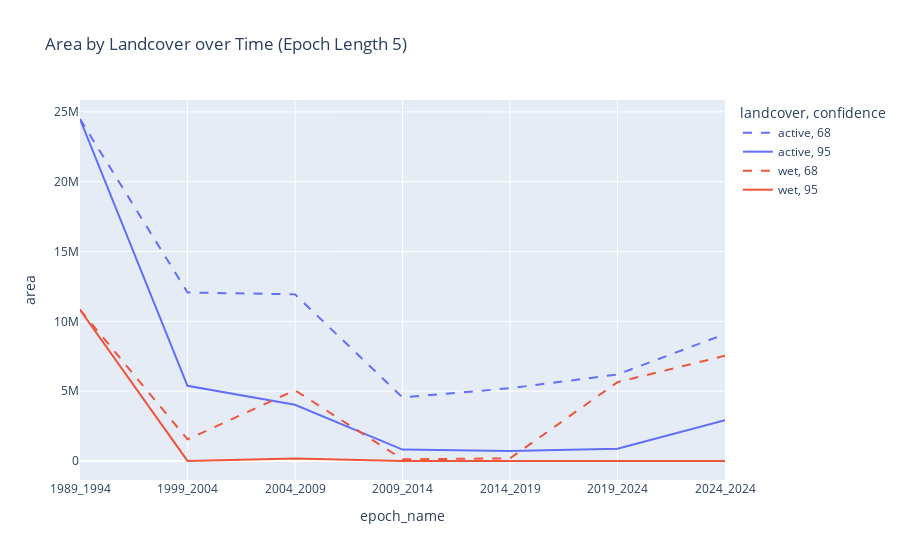
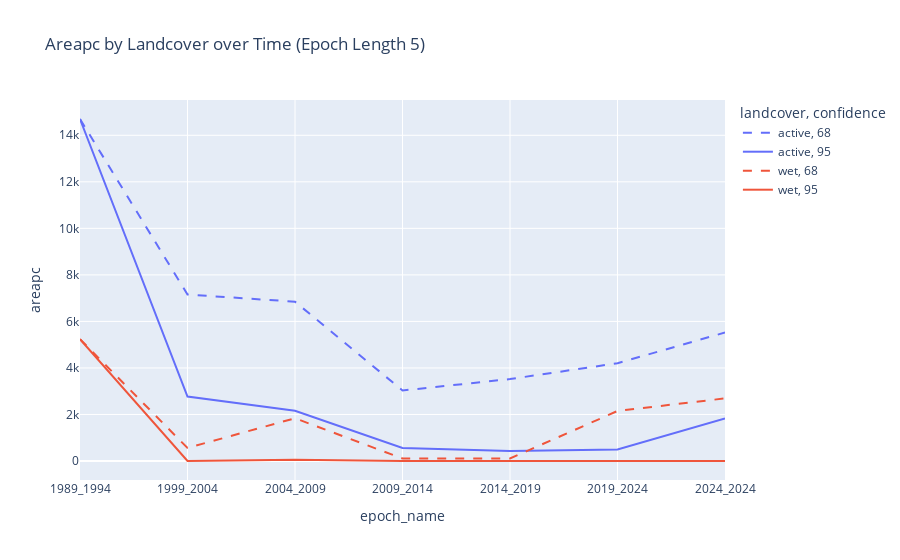
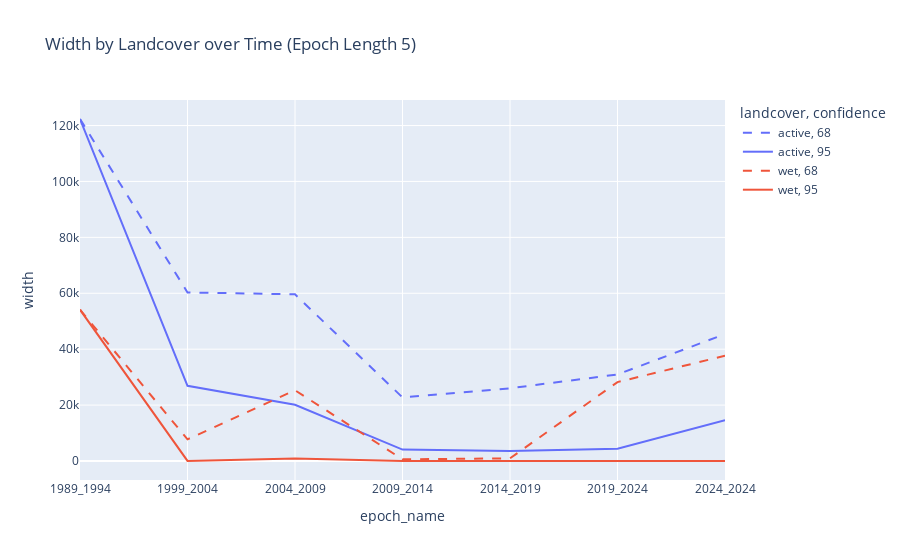
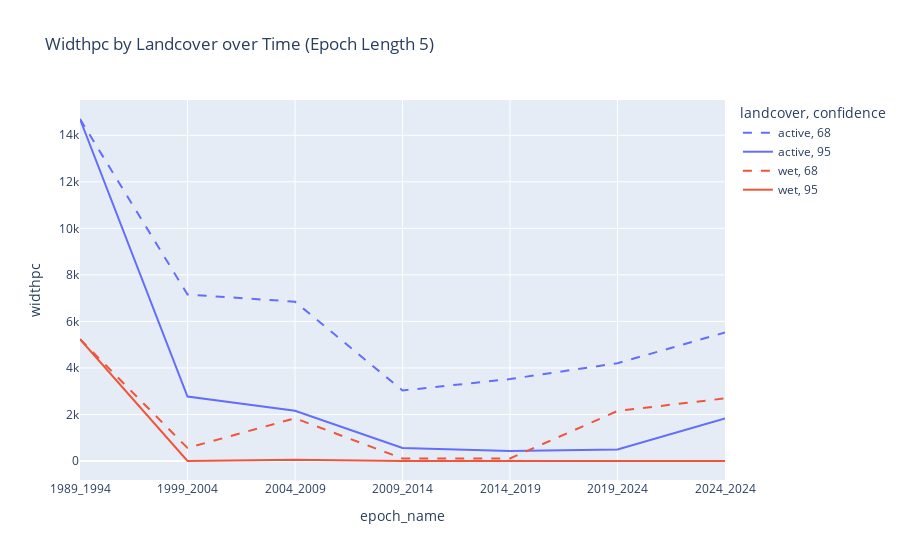

These figures' notebook cell, in order:
### Code cell
# Loop through metrics and create plots
metrics = ['area', 'areapc', 'width', 'widthpc']
for metric in metrics:
    if metric in df.columns:
        # Group by landcover, epoch_name, confidence
        metric_summary = filtered_df.groupby(['landcover', 'epoch_name', 'confidence'], observed=False)[metric].sum().reset_index()
        metric_summary = metric_summary.sort_values('epoch_name')
        
        # Create line chart
        fig = px.line(metric_summary, x='epoch_name', y=metric, color='landcover', line_dash='confidence',
                      title=f'{metric.capitalize()} by Landcover over Time (Epoch Length 5)',
                      line_dash_map={'95': 'solid', '68': 'dash'})
        fig.show()

### Figure 1 — Plotly figure (JSON) as saved in the notebook; plotly's stock layout.template omitted (floating-point values rounded to 4 significant figures)
{"data": [{"hovertemplate": "landcover=active<br>confidence=68<br>epoch_name=%{x}<br>area=%{y}<extra></extra>", "legendgroup": "active, 68", "line": {"color": "#636efa", "dash": "dash"}, "marker": {"symbol": "circle"}, "mode": "lines", "name": "active, 68", "orientation": "v", "showlegend": true, "type": "scatter", "x": ["1989_1994", "1999_2004", "2004_2009", "2009_2014", "2014_2019", "2019_2024", "2024_2024"], "xaxis": "x", "y": [24490000.0, 12070000.0, 11930000.0, 4554000.0, 5210000.0, 6194000.0, 9090000.0], "yaxis": "y"}, {"hovertemplate": "landcover=active<br>confidence=95<br>epoch_name=%{x}<br>area=%{y}<extra></extra>", "legendgroup": "active, 95", "line": {"color": "#636efa", "dash": "solid"}, "marker": {"symbol": "circle"}, "mode": "lines", "name": "active, 95", "orientation": "v", "showlegend": true, "type": "scatter", "x": ["1989_1994", "1999_2004", "2004_2009", "2009_2014", "2014_2019", "2019_2024", "2024_2024"], "xaxis": "x", "y": [24490000.0, 5381000.0, 4030000.0, 817100.0, 710800.0, 873700.0, 2923000.0], "yaxis": "y"}, {"hovertemplate": "landcover=wet<br>confidence=68<br>epoch_name=%{x}<br>area=%{y}<extra></extra>", "legendgroup": "wet, 68", "line": {"color": "#EF553B", "dash": "dash"}, "marker": {"symbol": "circle"}, "mode": "lines", "name": "wet, 68", "orientation": "v", "showlegend": true, "type": "scatter", "x": ["1989_1994", "1999_2004", "2004_2009", "2009_2014", "2014_2019", "2019_2024", "2024_2024"], "xaxis": "x", "y": [10830000.0, 1549000.0, 5064000.0, 121800.0, 189100.0, 5646000.0, 7533000.0], "yaxis": "y"}, {"hovertemplate": "landcover=wet<br>confidence=95<br>epoch_name=%{x}<br>area=%{y}<extra></extra>", "legendgroup": "wet, 95", "line": {"color": "#EF553B", "dash": "solid"}, "marker": {"symbol": "circle"}, "mode": "lines", "name": "wet, 95", "orientation": "v", "showlegend": true, "type": "scatter", "x": ["1989_1994", "1999_2004", "2004_2009", "2009_2014", "2014_2019", "2019_2024", "2024_2024"], "xaxis": "x", "y": [10830000.0, 3365.0, 181100.0, 673.1, 0.0, 0.0, 2692.0], "yaxis": "y"}], "layout": {"legend": {"title": {"text": "landcover, confidence"}, "tracegroupgap": 0}, "title": {"text": "Area by Landcover over Time (Epoch Length 5)"}, "xaxis": {"anchor": "y", "domain": [0, 1], "title": {"text": "epoch_name"}}, "yaxis": {"anchor": "x", "domain": [0, 1], "title": {"text": "area"}}}}

### Figure 2 — Plotly figure (JSON) as saved in the notebook; plotly's stock layout.template omitted (floating-point values rounded to 4 significant figures)
{"data": [{"hovertemplate": "landcover=active<br>confidence=68<br>epoch_name=%{x}<br>areapc=%{y}<extra></extra>", "legendgroup": "active, 68", "line": {"color": "#636efa", "dash": "dash"}, "marker": {"symbol": "circle"}, "mode": "lines", "name": "active, 68", "orientation": "v", "showlegend": true, "type": "scatter", "x": ["1989_1994", "1999_2004", "2004_2009", "2009_2014", "2014_2019", "2019_2024", "2024_2024"], "xaxis": "x", "y": [14700.0, 7156.0, 6847.0, 3032.0, 3522.0, 4203.0, 5522.0], "yaxis": "y"}, {"hovertemplate": "landcover=active<br>confidence=95<br>epoch_name=%{x}<br>areapc=%{y}<extra></extra>", "legendgroup": "active, 95", "line": {"color": "#636efa", "dash": "solid"}, "marker": {"symbol": "circle"}, "mode": "lines", "name": "active, 95", "orientation": "v", "showlegend": true, "type": "scatter", "x": ["1989_1994", "1999_2004", "2004_2009", "2009_2014", "2014_2019", "2019_2024", "2024_2024"], "xaxis": "x", "y": [14700.0, 2772.0, 2161.0, 556.0, 431.0, 498.3, 1829.0], "yaxis": "y"}, {"hovertemplate": "landcover=wet<br>confidence=68<br>epoch_name=%{x}<br>areapc=%{y}<extra></extra>", "legendgroup": "wet, 68", "line": {"color": "#EF553B", "dash": "dash"}, "marker": {"symbol": "circle"}, "mode": "lines", "name": "wet, 68", "orientation": "v", "showlegend": true, "type": "scatter", "x": ["1989_1994", "1999_2004", "2004_2009", "2009_2014", "2014_2019", "2019_2024", "2024_2024"], "xaxis": "x", "y": [5238.0, 560.3, 1838.0, 107.2, 106.2, 2150.0, 2691.0], "yaxis": "y"}, {"hovertemplate": "landcover=wet<br>confidence=95<br>epoch_name=%{x}<br>areapc=%{y}<extra></extra>", "legendgroup": "wet, 95", "line": {"color": "#EF553B", "dash": "solid"}, "marker": {"symbol": "circle"}, "mode": "lines", "name": "wet, 95", "orientation": "v", "showlegend": true, "type": "scatter", "x": ["1989_1994", "1999_2004", "2004_2009", "2009_2014", "2014_2019", "2019_2024", "2024_2024"], "xaxis": "x", "y": [5238.0, 0.7767, 53.6, 2.594, 0.0, 0.0, 0.7801], "yaxis": "y"}], "layout": {"legend": {"title": {"text": "landcover, confidence"}, "tracegroupgap": 0}, "title": {"text": "Areapc by Landcover over Time (Epoch Length 5)"}, "xaxis": {"anchor": "y", "domain": [0, 1], "title": {"text": "epoch_name"}}, "yaxis": {"anchor": "x", "domain": [0, 1], "title": {"text": "areapc"}}}}

### Figure 3 — Plotly figure (JSON) as saved in the notebook; plotly's stock layout.template omitted (floating-point values rounded to 4 significant figures)
{"data": [{"hovertemplate": "landcover=active<br>confidence=68<br>epoch_name=%{x}<br>width=%{y}<extra></extra>", "legendgroup": "active, 68", "line": {"color": "#636efa", "dash": "dash"}, "marker": {"symbol": "circle"}, "mode": "lines", "name": "active, 68", "orientation": "v", "showlegend": true, "type": "scatter", "x": ["1989_1994", "1999_2004", "2004_2009", "2009_2014", "2014_2019", "2019_2024", "2024_2024"], "xaxis": "x", "y": [122300.0, 60300.0, 59620.0, 22740.0, 26020.0, 30950.0, 45420.0], "yaxis": "y"}, {"hovertemplate": "landcover=active<br>confidence=95<br>epoch_name=%{x}<br>width=%{y}<extra></extra>", "legendgroup": "active, 95", "line": {"color": "#636efa", "dash": "solid"}, "marker": {"symbol": "circle"}, "mode": "lines", "name": "active, 95", "orientation": "v", "showlegend": true, "type": "scatter", "x": ["1989_1994", "1999_2004", "2004_2009", "2009_2014", "2014_2019", "2019_2024", "2024_2024"], "xaxis": "x", "y": [122300.0, 26890.0, 20130.0, 4079.0, 3549.0, 4363.0, 14600.0], "yaxis": "y"}, {"hovertemplate": "landcover=wet<br>confidence=68<br>epoch_name=%{x}<br>width=%{y}<extra></extra>", "legendgroup": "wet, 68", "line": {"color": "#EF553B", "dash": "dash"}, "marker": {"symbol": "circle"}, "mode": "lines", "name": "wet, 68", "orientation": "v", "showlegend": true, "type": "scatter", "x": ["1989_1994", "1999_2004", "2004_2009", "2009_2014", "2014_2019", "2019_2024", "2024_2024"], "xaxis": "x", "y": [54130.0, 7746.0, 25310.0, 608.2, 943.6, 28220.0, 37640.0], "yaxis": "y"}, {"hovertemplate": "landcover=wet<br>confidence=95<br>epoch_name=%{x}<br>width=%{y}<extra></extra>", "legendgroup": "wet, 95", "line": {"color": "#EF553B", "dash": "solid"}, "marker": {"symbol": "circle"}, "mode": "lines", "name": "wet, 95", "orientation": "v", "showlegend": true, "type": "scatter", "x": ["1989_1994", "1999_2004", "2004_2009", "2009_2014", "2014_2019", "2019_2024", "2024_2024"], "xaxis": "x", "y": [54130.0, 16.85, 903.7, 3.37, 0.0, 0.0, 13.62], "yaxis": "y"}], "layout": {"legend": {"title": {"text": "landcover, confidence"}, "tracegroupgap": 0}, "title": {"text": "Width by Landcover over Time (Epoch Length 5)"}, "xaxis": {"anchor": "y", "domain": [0, 1], "title": {"text": "epoch_name"}}, "yaxis": {"anchor": "x", "domain": [0, 1], "title": {"text": "width"}}}}

### Figure 4 — Plotly figure (JSON) as saved in the notebook; plotly's stock layout.template omitted (floating-point values rounded to 4 significant figures)
{"data": [{"hovertemplate": "landcover=active<br>confidence=68<br>epoch_name=%{x}<br>widthpc=%{y}<extra></extra>", "legendgroup": "active, 68", "line": {"color": "#636efa", "dash": "dash"}, "marker": {"symbol": "circle"}, "mode": "lines", "name": "active, 68", "orientation": "v", "showlegend": true, "type": "scatter", "x": ["1989_1994", "1999_2004", "2004_2009", "2009_2014", "2014_2019", "2019_2024", "2024_2024"], "xaxis": "x", "y": [14700.0, 7156.0, 6847.0, 3032.0, 3522.0, 4203.0, 5522.0], "yaxis": "y"}, {"hovertemplate": "landcover=active<br>confidence=95<br>epoch_name=%{x}<br>widthpc=%{y}<extra></extra>", "legendgroup": "active, 95", "line": {"color": "#636efa", "dash": "solid"}, "marker": {"symbol": "circle"}, "mode": "lines", "name": "active, 95", "orientation": "v", "showlegend": true, "type": "scatter", "x": ["1989_1994", "1999_2004", "2004_2009", "2009_2014", "2014_2019", "2019_2024", "2024_2024"], "xaxis": "x", "y": [14700.0, 2772.0, 2161.0, 556.0, 431.0, 498.3, 1829.0], "yaxis": "y"}, {"hovertemplate": "landcover=wet<br>confidence=68<br>epoch_name=%{x}<br>widthpc=%{y}<extra></extra>", "legendgroup": "wet, 68", "line": {"color": "#EF553B", "dash": "dash"}, "marker": {"symbol": "circle"}, "mode": "lines", "name": "wet, 68", "orientation": "v", "showlegend": true, "type": "scatter", "x": ["1989_1994", "1999_2004", "2004_2009", "2009_2014", "2014_2019", "2019_2024", "2024_2024"], "xaxis": "x", "y": [5238.0, 560.3, 1838.0, 107.2, 106.2, 2150.0, 2691.0], "yaxis": "y"}, {"hovertemplate": "landcover=wet<br>confidence=95<br>epoch_name=%{x}<br>widthpc=%{y}<extra></extra>", "legendgroup": "wet, 95", "line": {"color": "#EF553B", "dash": "solid"}, "marker": {"symbol": "circle"}, "mode": "lines", "name": "wet, 95", "orientation": "v", "showlegend": true, "type": "scatter", "x": ["1989_1994", "1999_2004", "2004_2009", "2009_2014", "2014_2019", "2019_2024", "2024_2024"], "xaxis": "x", "y": [5238.0, 0.7767, 53.6, 2.594, 0.0, 0.0, 0.7801], "yaxis": "y"}], "layout": {"legend": {"title": {"text": "landcover, confidence"}, "tracegroupgap": 0}, "title": {"text": "Widthpc by Landcover over Time (Epoch Length 5)"}, "xaxis": {"anchor": "y", "domain": [0, 1], "title": {"text": "epoch_name"}}, "yaxis": {"anchor": "x", "domain": [0, 1], "title": {"text": "widthpc"}}}}
